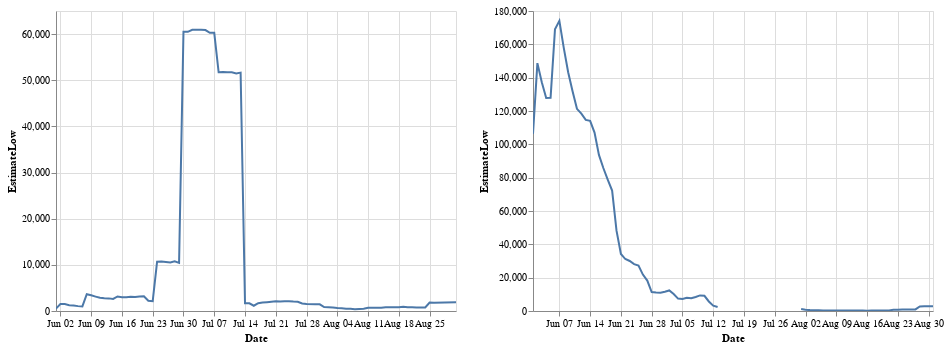

Vega-Lite specification stored for this chart:
### Vega-Lite specification from a JSON file in a GitHub repository (floating-point values rounded to 4 significant figures)
{"config": {"view": {"continuousWidth": 400, "continuousHeight": 300}}, "hconcat": [{"data": {"name": "data-fc2d2eb09523003633bb5bf8fb000523"}, "mark": "line", "encoding": {"tooltip": [{"type": "temporal", "field": "Date"}, {"type": "quantitative", "field": "EstimateLow"}], "x": {"type": "temporal", "field": "Date"}, "y": {"type": "quantitative", "field": "EstimateLow"}}, "selection": {"selector007": {"type": "interval", "bind": "scales", "encodings": ["x", "y"]}}}, {"data": {"name": "data-6683e5c2276fe9c17c9d9079c3e32f6c"}, "mark": "line", "encoding": {"tooltip": [{"type": "temporal", "field": "Date"}, {"type": "quantitative", "field": "EstimateLow"}], "x": {"type": "temporal", "field": "Date"}, "y": {"type": "quantitative", "field": "EstimateLow"}}, "selection": {"selector008": {"type": "interval", "bind": "scales", "encodings": ["x", "y"]}}}], "$schema": "https://vega.github.io/schema/vega-lite/v4.8.1.json", "datasets": {"data-fc2d2eb09523003633bb5bf8fb000523": [{"Date": "2019-06-01T00:00:00", "EstimateLow": 514.0}, {"Date": "2019-06-02T00:00:00", "EstimateLow": 1500.0}, {"Date": "2019-06-03T00:00:00", "EstimateLow": 1490.0}, {"Date": "2019-06-04T00:00:00", "EstimateLow": 1244.0}, {"Date": "2019-06-05T00:00:00", "EstimateLow": 1184.0}, {"Date": "2019-06-06T00:00:00", "EstimateLow": 1057.0}, {"Date": "2019-06-07T00:00:00", "EstimateLow": 991.9}, {"Date": "2019-06-08T00:00:00", "EstimateLow": 3649.0}, {"Date": "2019-06-09T00:00:00", "EstimateLow": 3402.0}, {"Date": "2019-06-10T00:00:00", "EstimateLow": 3117.0}, {"Date": "2019-06-11T00:00:00", "EstimateLow": 2854.0}, {"Date": "2019-06-12T00:00:00", "EstimateLow": 2760.0}, {"Date": "2019-06-13T00:00:00", "EstimateLow": 2735.0}, {"Date": "2019-06-14T00:00:00", "EstimateLow": 2614.0}, {"Date": "2019-06-15T00:00:00", "EstimateLow": 3142.0}, {"Date": "2019-06-16T00:00:00", "EstimateLow": 2997.0}, {"Date": "2019-06-17T00:00:00", "EstimateLow": 2971.0}, {"Date": "2019-06-18T00:00:00", "EstimateLow": 3093.0}, {"Date": "2019-06-19T00:00:00", "EstimateLow": 3045.0}, {"Date": "2019-06-20T00:00:00", "EstimateLow": 3154.0}, {"Date": "2019-06-21T00:00:00", "EstimateLow": 3197.0}, {"Date": "2019-06-22T00:00:00", "EstimateLow": 2208.0}, {"Date": "2019-06-23T00:00:00", "EstimateLow": 2119.0}, {"Date": "2019-06-24T00:00:00", "EstimateLow": 10690.0}, {"Date": "2019-06-25T00:00:00", "EstimateLow": 10710.0}, {"Date": "2019-06-26T00:00:00", "EstimateLow": 10630.0}, {"Date": "2019-06-27T00:00:00", "EstimateLow": 10530.0}, {"Date": "2019-06-28T00:00:00", "EstimateLow": 10750.0}, {"Date": "2019-06-29T00:00:00", "EstimateLow": 10430.0}, {"Date": "2019-06-30T00:00:00", "EstimateLow": 60520.0}, {"Date": "2019-07-01T00:00:00", "EstimateLow": 60480.0}, {"Date": "2019-07-02T00:00:00", "EstimateLow": 60920.0}, {"Date": "2019-07-03T00:00:00", "EstimateLow": 60950.0}, {"Date": "2019-07-04T00:00:00", "EstimateLow": 60920.0}, {"Date": "2019-07-05T00:00:00", "EstimateLow": 60870.0}, {"Date": "2019-07-06T00:00:00", "EstimateLow": 60280.0}, {"Date": "2019-07-07T00:00:00", "EstimateLow": 60270.0}, {"Date": "2019-07-08T00:00:00", "EstimateLow": 51720.0}, {"Date": "2019-07-09T00:00:00", "EstimateLow": 51770.0}, {"Date": "2019-07-10T00:00:00", "EstimateLow": 51720.0}, {"Date": "2019-07-11T00:00:00", "EstimateLow": 51730.0}, {"Date": "2019-07-12T00:00:00", "EstimateLow": 51480.0}, {"Date": "2019-07-13T00:00:00", "EstimateLow": 51660.0}, {"Date": "2019-07-14T00:00:00", "EstimateLow": 1653.0}, {"Date": "2019-07-15T00:00:00", "EstimateLow": 1658.0}, {"Date": "2019-07-16T00:00:00", "EstimateLow": 1140.0}, {"Date": "2019-07-17T00:00:00", "EstimateLow": 1697.0}, {"Date": "2019-07-18T00:00:00", "EstimateLow": 1835.0}, {"Date": "2019-07-19T00:00:00", "EstimateLow": 1916.0}, {"Date": "2019-07-20T00:00:00", "EstimateLow": 2017.0}, {"Date": "2019-07-21T00:00:00", "EstimateLow": 2089.0}, {"Date": "2019-07-22T00:00:00", "EstimateLow": 2048.0}, {"Date": "2019-07-23T00:00:00", "EstimateLow": 2096.0}, {"Date": "2019-07-24T00:00:00", "EstimateLow": 2125.0}, {"Date": "2019-07-25T00:00:00", "EstimateLow": 2047.0}, {"Date": "2019-07-26T00:00:00", "EstimateLow": 2012.0}, {"Date": "2019-07-27T00:00:00", "EstimateLow": 1623.0}, {"Date": "2019-07-28T00:00:00", "EstimateLow": 1520.0}, {"Date": "2019-07-30T00:00:00", "EstimateLow": 1488.0}, {"Date": "2019-07-31T00:00:00", "EstimateLow": 1449.0}, {"Date": "2019-08-01T00:00:00", "EstimateLow": 850.7}, {"Date": "2019-08-03T00:00:00", "EstimateLow": 744.9}, {"Date": "2019-08-04T00:00:00", "EstimateLow": 643.6}, {"Date": "2019-08-05T00:00:00", "EstimateLow": 571.8}, {"Date": "2019-08-06T00:00:00", "EstimateLow": 501.9}, {"Date": "2019-08-07T00:00:00", "EstimateLow": 481.6}, {"Date": "2019-08-08T00:00:00", "EstimateLow": 396.0}, {"Date": "2019-08-10T00:00:00", "EstimateLow": 510.1}, {"Date": "2019-08-11T00:00:00", "EstimateLow": 725.8}, {"Date": "2019-08-12T00:00:00", "EstimateLow": 720.1}, {"Date": "2019-08-13T00:00:00", "EstimateLow": 689.9}, {"Date": "2019-08-14T00:00:00", "EstimateLow": 689.9}, {"Date": "2019-08-15T00:00:00", "EstimateLow": 831.0}, {"Date": "2019-08-18T00:00:00", "EstimateLow": 789.4}, {"Date": "2019-08-19T00:00:00", "EstimateLow": 934.9}, {"Date": "2019-08-20T00:00:00", "EstimateLow": 802.0}, {"Date": "2019-08-21T00:00:00", "EstimateLow": 791.6}, {"Date": "2019-08-22T00:00:00", "EstimateLow": 753.8}, {"Date": "2019-08-24T00:00:00", "EstimateLow": 758.1}, {"Date": "2019-08-25T00:00:00", "EstimateLow": 1830.0}, {"Date": "2019-08-26T00:00:00", "EstimateLow": 1801.0}, {"Date": "2019-08-31T00:00:00", "EstimateLow": 1877.0}], "data-6683e5c2276fe9c17c9d9079c3e32f6c": [{"Date": "2020-06-01T00:00:00", "EstimateLow": 106300.0}, {"Date": "2020-06-02T00:00:00", "EstimateLow": 148700.0}, {"Date": "2020-06-03T00:00:00", "EstimateLow": 137200.0}, {"Date": "2020-06-04T00:00:00", "EstimateLow": 127800.0}, {"Date": "2020-06-05T00:00:00", "EstimateLow": 127900.0}, {"Date": "2020-06-06T00:00:00", "EstimateLow": 169000.0}, {"Date": "2020-06-07T00:00:00", "EstimateLow": 174100.0}, {"Date": "2020-06-08T00:00:00", "EstimateLow": 157900.0}, {"Date": "2020-06-09T00:00:00", "EstimateLow": 143200.0}, {"Date": "2020-06-10T00:00:00", "EstimateLow": 131900.0}, {"Date": "2020-06-11T00:00:00", "EstimateLow": 121300.0}, {"Date": "2020-06-12T00:00:00", "EstimateLow": 118400.0}, {"Date": "2020-06-13T00:00:00", "EstimateLow": 114700.0}, {"Date": "2020-06-14T00:00:00", "EstimateLow": 114100.0}, {"Date": "2020-06-15T00:00:00", "EstimateLow": 107000.0}, {"Date": "2020-06-16T00:00:00", "EstimateLow": 93660.0}, {"Date": "2020-06-17T00:00:00", "EstimateLow": 85780.0}, {"Date": "2020-06-18T00:00:00", "EstimateLow": 78870.0}, {"Date": "2020-06-19T00:00:00", "EstimateLow": 72240.0}, {"Date": "2020-06-20T00:00:00", "EstimateLow": 48190.0}, {"Date": "2020-06-21T00:00:00", "EstimateLow": 34240.0}, {"Date": "2020-06-22T00:00:00", "EstimateLow": 31180.0}, {"Date": "2020-06-23T00:00:00", "EstimateLow": 30000.0}, {"Date": "2020-06-24T00:00:00", "EstimateLow": 28130.0}, {"Date": "2020-06-25T00:00:00", "EstimateLow": 27280.0}, {"Date": "2020-06-26T00:00:00", "EstimateLow": 21850.0}, {"Date": "2020-06-27T00:00:00", "EstimateLow": 18240.0}, {"Date": "2020-06-28T00:00:00", "EstimateLow": 11360.0}, {"Date": "2020-06-29T00:00:00", "EstimateLow": 11130.0}, {"Date": "2020-06-30T00:00:00", "EstimateLow": 11010.0}, {"Date": "2020-07-01T00:00:00", "EstimateLow": 11570.0}, {"Date": "2020-07-02T00:00:00", "EstimateLow": 12320.0}, {"Date": "2020-07-03T00:00:00", "EstimateLow": 10170.0}, {"Date": "2020-07-04T00:00:00", "EstimateLow": 7454.0}, {"Date": "2020-07-05T00:00:00", "EstimateLow": 7202.0}, {"Date": "2020-07-06T00:00:00", "EstimateLow": 7906.0}, {"Date": "2020-07-07T00:00:00", "EstimateLow": 7674.0}, {"Date": "2020-07-08T00:00:00", "EstimateLow": 8385.0}, {"Date": "2020-07-09T00:00:00", "EstimateLow": 9345.0}, {"Date": "2020-07-10T00:00:00", "EstimateLow": 9104.0}, {"Date": "2020-07-11T00:00:00", "EstimateLow": 5711.0}, {"Date": "2020-07-12T00:00:00", "EstimateLow": 3198.0}, {"Date": "2020-07-13T00:00:00", "EstimateLow": 2384.0}, {"Date": "2020-07-14T00:00:00", "EstimateLow": null}, {"Date": "2020-07-15T00:00:00", "EstimateLow": null}, {"Date": "2020-07-16T00:00:00", "EstimateLow": null}, {"Date": "2020-07-17T00:00:00", "EstimateLow": null}, {"Date": "2020-07-18T00:00:00", "EstimateLow": null}, {"Date": "2020-07-19T00:00:00", "EstimateLow": null}, {"Date": "2020-07-20T00:00:00", "EstimateLow": null}, {"Date": "2020-07-21T00:00:00", "EstimateLow": null}, {"Date": "2020-07-22T00:00:00", "EstimateLow": null}, {"Date": "2020-07-23T00:00:00", "EstimateLow": null}, {"Date": "2020-07-24T00:00:00", "EstimateLow": null}, {"Date": "2020-07-25T00:00:00", "EstimateLow": null}, {"Date": "2020-07-26T00:00:00", "EstimateLow": null}, {"Date": "2020-07-27T00:00:00", "EstimateLow": null}, {"Date": "2020-07-28T00:00:00", "EstimateLow": null}, {"Date": "2020-07-29T00:00:00", "EstimateLow": null}, {"Date": "2020-07-30T00:00:00", "EstimateLow": null}, {"Date": "2020-07-31T00:00:00", "EstimateLow": null}, {"Date": "2020-08-01T00:00:00", "EstimateLow": 1218.0}, {"Date": "2020-08-02T00:00:00", "EstimateLow": 783.0}, {"Date": "2020-08-03T00:00:00", "EstimateLow": 548.7}, {"Date": "2020-08-04T00:00:00", "EstimateLow": 411.5}, {"Date": "2020-08-05T00:00:00", "EstimateLow": 407.2}, {"Date": "2020-08-06T00:00:00", "EstimateLow": 360.8}, {"Date": "2020-08-07T00:00:00", "EstimateLow": 373.6}, {"Date": "2020-08-08T00:00:00", "EstimateLow": 351.9}, {"Date": "2020-08-09T00:00:00", "EstimateLow": 358.8}, {"Date": "2020-08-10T00:00:00", "EstimateLow": 325.9}, {"Date": "2020-08-11T00:00:00", "EstimateLow": 296.3}, {"Date": "2020-08-12T00:00:00", "EstimateLow": 271.6}, {"Date": "2020-08-13T00:00:00", "EstimateLow": 252.6}, {"Date": "2020-08-14T00:00:00", "EstimateLow": 254.9}, {"Date": "2020-08-15T00:00:00", "EstimateLow": 245.1}, {"Date": "2020-08-16T00:00:00", "EstimateLow": 225.0}, {"Date": "2020-08-17T00:00:00", "EstimateLow": 278.1}, {"Date": "2020-08-18T00:00:00", "EstimateLow": 278.1}, {"Date": "2020-08-19T00:00:00", "EstimateLow": 282.4}, {"Date": "2020-08-20T00:00:00", "EstimateLow": 277.5}, {"Date": "2020-08-21T00:00:00", "EstimateLow": 328.8}, {"Date": "2020-08-22T00:00:00", "EstimateLow": 760.4}, {"Date": "2020-08-23T00:00:00", "EstimateLow": 730.8}, {"Date": "2020-08-24T00:00:00", "EstimateLow": 826.6}, {"Date": "2020-08-25T00:00:00", "EstimateLow": 893.5}, {"Date": "2020-08-26T00:00:00", "EstimateLow": 947.9}, {"Date": "2020-08-27T00:00:00", "EstimateLow": 968.6}, {"Date": "2020-08-28T00:00:00", "EstimateLow": 2683.0}, {"Date": "2020-08-29T00:00:00", "EstimateLow": 2842.0}, {"Date": "2020-08-30T00:00:00", "EstimateLow": 2891.0}, {"Date": "2020-08-31T00:00:00", "EstimateLow": 2921.0}]}}
